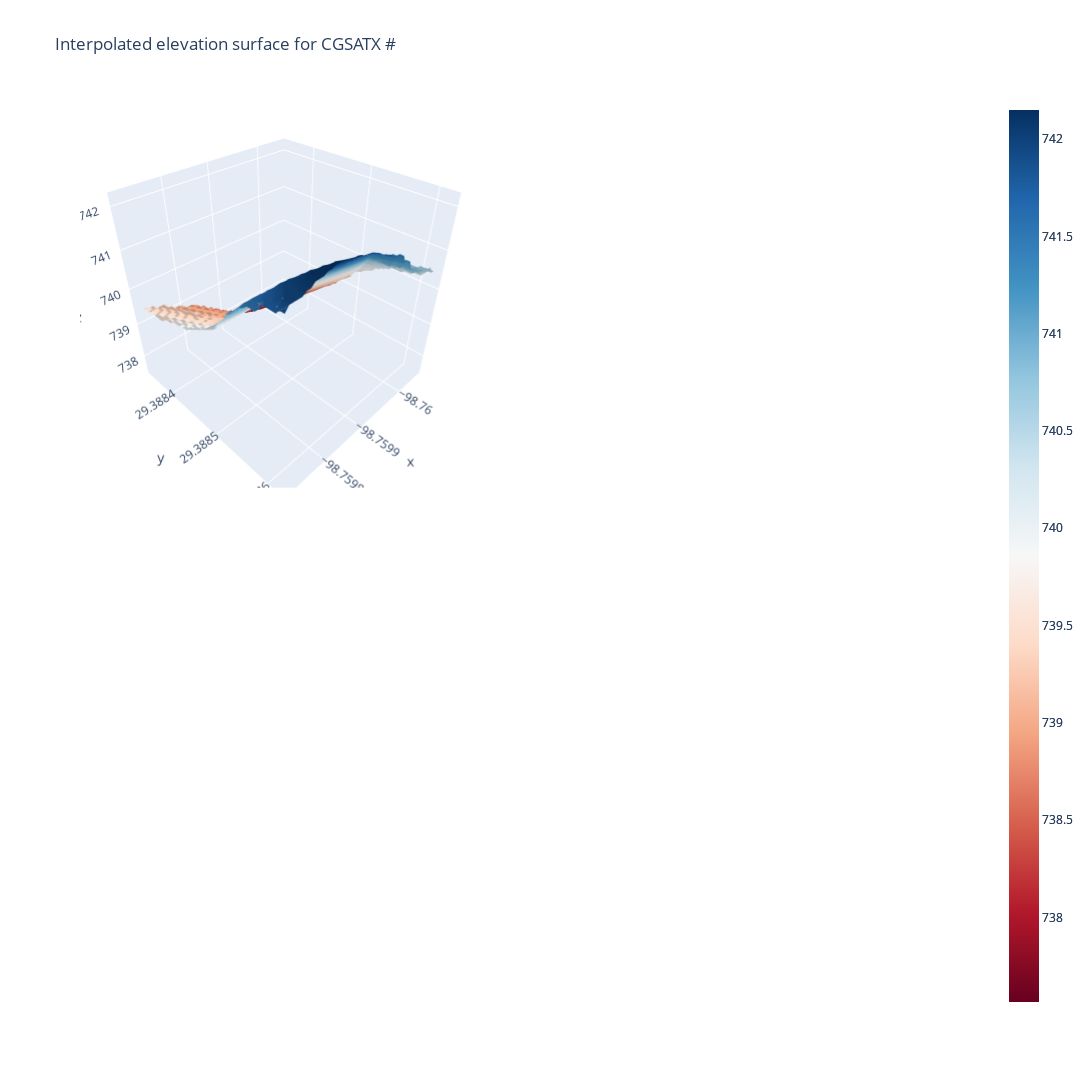

Source (notebook cell):
### Code cell
# don't re-import plotly.graph_objects here (already imported in another cell as `go`)
from plotly.subplots import make_subplots
from scipy.interpolate import griddata
from scipy.spatial import qhull
import numpy as np

# Use existing dataframe variable (g_data_point) already present in the notebook
data = g_data_point  # DataFrame with columns: ['ele', 'X', 'Y']
x = data['X'].values
y = data['Y'].values
z_vals = data['ele'].values * 3.28084  # Convert meters to feet

# Create a regular grid covering the data extent
n_grid = 50
xi = np.linspace(x.min(), x.max(), n_grid)
yi = np.linspace(y.min(), y.max(), n_grid)
X_grid, Y_grid = np.meshgrid(xi, yi)

# Robust interpolation: try cubic, fall back to linear or nearest if Qhull errors or nan regions occur
try:
    Z_grid = griddata((x, y), z_vals, (X_grid, Y_grid), method='cubic')
except qhull.QhullError:
    # Try linear with a small jitter to avoid degenerate input if necessary
    jitter = 1e-10 * max(np.ptp(x), np.ptp(y), 1.0)
    x_j = x + np.random.RandomState(0).normal(scale=jitter, size=x.shape)
    y_j = y + np.random.RandomState(1).normal(scale=jitter, size=y.shape)
    Z_grid = griddata((x_j, y_j), z_vals, (X_grid, Y_grid), method='linear')

# If cubic produced NaNs outside convex hull, fill those with nearest
if np.isnan(Z_grid).any():
    Z_nearest = griddata((x, y), z_vals, (X_grid, Y_grid), method='nearest')
    Z_grid = np.where(np.isnan(Z_grid), Z_nearest, Z_grid)

# For comparison, add the same surface with different colorscales to the other subplots
fig.add_trace(
    go.Surface(x=X_grid, y=Y_grid, z=Z_grid, colorscale='RdBu', showscale=True),
    #row=1, col=2
)

fig.update_layout(
    title_text='Interpolated elevation surface for CGSATX #',
    height=1500,
    width=1500
)

fig.show()

### Figure 1 — Plotly figure (JSON) as saved in the notebook; plotly's stock layout.template omitted (floating-point values rounded to 4 significant figures; data arrays with more than 128 entries replaced by an {"elided": "..."} marker saying what was removed)
{"data": [{"colorscale": [[0, "rgb(103,0,31)"], [0.1, "rgb(178,24,43)"], [0.2, "rgb(214,96,77)"], [0.3, "rgb(244,165,130)"], [0.4, "rgb(253,219,199)"], [0.5, "rgb(247,247,247)"], [0.6, "rgb(209,229,240)"], [0.7, "rgb(146,197,222)"], [0.8, "rgb(67,147,195)"], [0.9, "rgb(33,102,172)"], [1, "rgb(5,48,97)"]], "showscale": true, "type": "surface", "x": {"elided": "50x50 float values"}, "y": {"elided": "50x50 float values"}, "z": {"elided": "50x50 float values"}}, {"colorscale": [[0, "rgb(103,0,31)"], [0.1, "rgb(178,24,43)"], [0.2, "rgb(214,96,77)"], [0.3, "rgb(244,165,130)"], [0.4, "rgb(253,219,199)"], [0.5, "rgb(247,247,247)"], [0.6, "rgb(209,229,240)"], [0.7, "rgb(146,197,222)"], [0.8, "rgb(67,147,195)"], [0.9, "rgb(33,102,172)"], [1, "rgb(5,48,97)"]], "showscale": false, "type": "surface", "x": {"elided": "50x50 float values"}, "y": {"elided": "50x50 float values"}, "z": {"elided": "50x50 float values"}}, {"colorscale": [[0, "rgb(103,0,31)"], [0.1, "rgb(178,24,43)"], [0.2, "rgb(214,96,77)"], [0.3, "rgb(244,165,130)"], [0.4, "rgb(253,219,199)"], [0.5, "rgb(247,247,247)"], [0.6, "rgb(209,229,240)"], [0.7, "rgb(146,197,222)"], [0.8, "rgb(67,147,195)"], [0.9, "rgb(33,102,172)"], [1, "rgb(5,48,97)"]], "showscale": false, "type": "surface", "x": {"elided": "50x50 float values"}, "y": {"elided": "50x50 float values"}, "z": {"elided": "50x50 float values"}}, {"colorscale": [[0, "rgb(103,0,31)"], [0.1, "rgb(178,24,43)"], [0.2, "rgb(214,96,77)"], [0.3, "rgb(244,165,130)"], [0.4, "rgb(253,219,199)"], [0.5, "rgb(247,247,247)"], [0.6, "rgb(209,229,240)"], [0.7, "rgb(146,197,222)"], [0.8, "rgb(67,147,195)"], [0.9, "rgb(33,102,172)"], [1, "rgb(5,48,97)"]], "showscale": true, "type": "surface", "x": {"elided": "50x50 float values"}, "y": {"elided": "50x50 float values"}, "z": {"elided": "50x50 float values"}}], "layout": {"height": 1500, "scene": {"domain": {"x": [0, 0.45], "y": [0.575, 1]}}, "scene2": {"domain": {"x": [0.55, 1], "y": [0.575, 1]}}, "scene3": {"domain": {"x": [0, 0.45], "y": [0, 0.425]}}, "scene4": {"domain": {"x": [0.55, 1], "y": [0, 0.425]}}, "title": {"text": "Interpolated elevation surface for CGSATX #"}, "width": 1500}}
